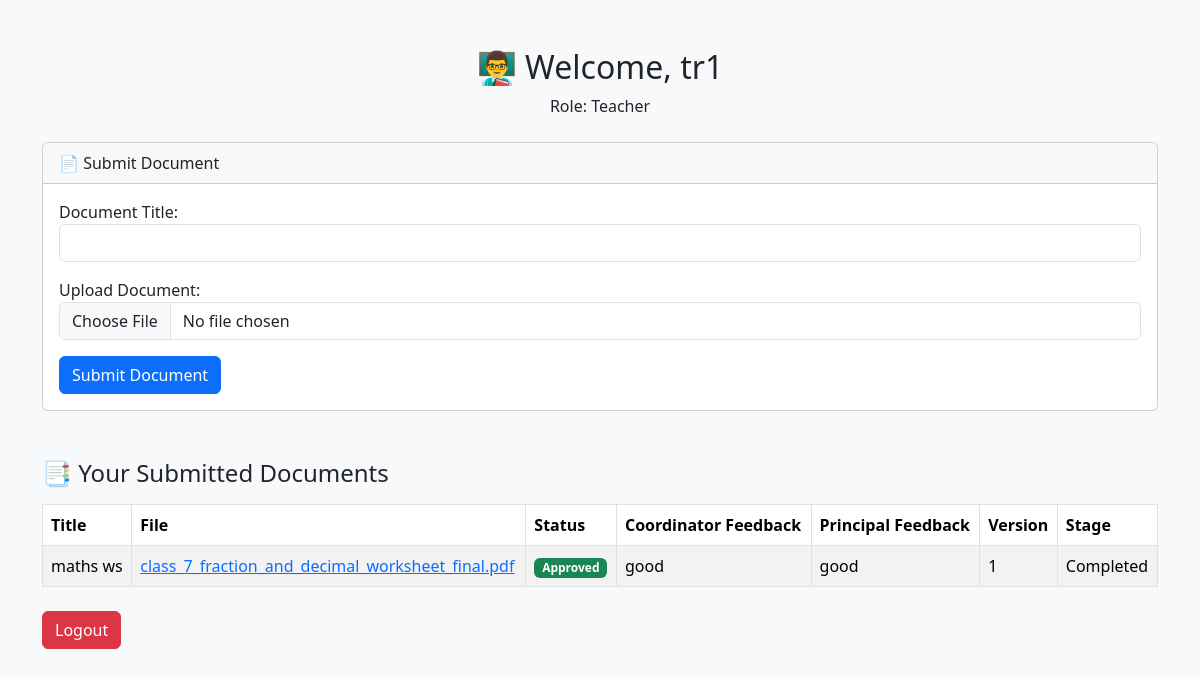
The app's page /teacher_dashboard (signed in) with its own data.
### tables this page shows
CREATE TABLE documents (
                id INTEGER PRIMARY KEY AUTOINCREMENT,
                user_id INTEGER,
                title TEXT NOT NULL,
                filename TEXT NOT NULL,
                status TEXT DEFAULT 'Submitted',
                coordinator_feedback TEXT,
                principal_feedback TEXT,
                version INTEGER DEFAULT 1,
                stage TEXT DEFAULT 'Coordinator',
                FOREIGN KEY(user_id) REFERENCES users(id)
            );

### app.py (the view, shortened to what this page needs)
@app.route('/teacher_dashboard', methods=['GET', 'POST'])
def teacher_dashboard():
    if 'user_id' not in session or session['role'] != 'teacher':
        return redirect('/login')
    user_id = session['user_id']
    with sqlite3.connect(DATABASE) as conn:
        conn.row_factory = sqlite3.Row
        cursor = conn.cursor()
        cursor.execute("SELECT * FROM documents WHERE user_id = ?", (user_id,))
        documents = cursor.fetchall()
    return render_template('teacher_dashboard.html', user_name=session['name'], user_role=session['role'], documents=documents)

### templates/teacher_dashboard.html (shortened to what this page needs)
<!DOCTYPE html>
<html lang="en">
<head>
    <link rel="stylesheet" href="https://cdn.jsdelivr.net/npm/bootstrap@5.3.2/dist/css/bootstrap.min.css">
</head>
<body class="bg-light">
<div class="container mt-5">
    <h2 class="text-center">👨‍🏫 Welcome, {{ user_name }}</h2>
    <p class="text-center">Role: {{ user_role | capitalize }}</p>
    <div class="card mt-4">
        <div class="card-header">📄 Submit Document</div>
        <div class="card-body">
            <form method="POST" action="{{ url_for('teacher_dashboard') }}" enctype="multipart/form-data">
                <div class="mb-3">
                    <label>Document Title:</label>
                    <input type="text" name="title" class="form-control" required>
                </div>
                <div class="mb-3">
                    <label>Upload Document:</label>
                    <input type="file" name="document" class="form-control" required>
                </div>
                <button type="submit" class="btn btn-primary">Submit Document</button>
            </form>
        </div>
    </div>
    <h4 class="mt-5">📑 Your Submitted Documents</h4>
    {% if documents %}
        <table class="table table-bordered table-striped mt-3">
            <thead>
                <tr>
                    <th>Title</th>
                    <th>File</th>
                    <th>Status</th>
                    <th>Coordinator Feedback</th>
                    <th>Principal Feedback</th>
                    <th>Version</th>
                    <th>Stage</th>
                </tr>
            </thead>
            <tbody>
                {% for doc in documents %}
                <tr>
                    <td>{{ doc.title }}</td>
                    <td>
                        <a href="{{ url_for('uploaded_file', filename=doc.filename) }}" target="_blank">
                            {{ doc.filename }}
                        </a>
                    </td>
                    <td>
                        <span class="badge bg-{{ 'success' if doc.status == 'Approved' else 'warning' if doc.status == 'Pending' else 'danger' }}">
                            {{ doc.status }}
                        </span>
                    </td>
                    <td>{{ doc.coordinator_feedback or 'N/A' }}</td>
                    <td>{{ doc.principal_feedback or 'N/A' }}</td>
                    <td>{{ doc.version }}</td>
                    <td>{{ doc.stage }}</td>
                </tr>
                {% endfor %}
            </tbody>
        </table>
    {% else %}
        <p class="text-muted mt-3">You haven't submitted any documents yet.</p>
    {% endif %}
    <div class="mt-4">
        <a href="/logout" class="btn btn-danger">Logout</a>
    </div>
</div>
</body>
</html>

### records on screen
documents: title "maths ws", filename "class_7_fraction_and_decimal_worksheet_final.pdf", status "Approved", coordinator_feedback "good", principal_feedback "good", version "1", stage "Completed"

### other values on screen
{{ user_name }} "tr1"
{{ user_role | capitalize }} "Teacher"
